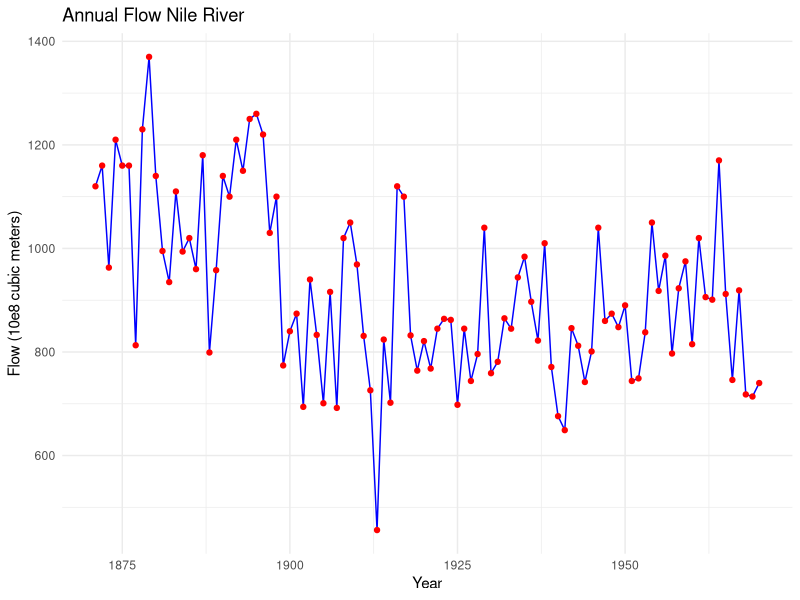

This chart was generated by the following R code:
## ---- chunk 1
#| label: load-libraries-data-prep
#| message: false
library(knitr)
library(ggplot2)

Nile_summary_array <- as.array(summary(Nile))
dimnames(Nile_summary_array) <- list(c("Minimum", "First Quartile", "Median", "Mean", "Third Quartile", "Maximum"))
# Convert array to a data frame
Nile_summary_df <- data.frame(Statistic = names(Nile_summary_array), Annual_Flow = as.vector(Nile_summary_array))

## ---- chunk 2
#| label: tbl-nile-data-summary
#| tbl-cap: "Summary of Nile Data Set"
#| tbl-colwidths: [20,15]
#| layout-ncol: 1


# Display the table with kable
kable(Nile_summary_df)
## ---- chunk 3
#| label: fig-nile-time-series-plot
#| fig-width: 10
#| fig-height: 5
#| fig-cap: "Annual Flow of River Nile 1871-1970"


# Convert Nile dataset into a dataframe with a numeric year
nile_df <- data.frame(Year = as.numeric(time(Nile)), Flow = as.numeric(Nile))

# Plot with ggplot2 without the warning
ggplot(nile_df, aes(x = Year, y = Flow)) +
  geom_line(color = "blue") +
  geom_point(color = "red") +
  labs(title = "Annual Flow Nile River",
       x = "Year",
       y = "Flow (10e8 cubic meters)") +
  theme_minimal()
## ---- chunk 4
#| label: investigate-1898
#| message: false


# Pre-1898 data
pre_1898_data <- Nile[time(Nile) <= 1898]
pre_summary <- summary(pre_1898_data)

# Post-1898 data
post_1898_data <- Nile[time(Nile) > 1898]
post_summary <- summary(post_1898_data)


## ---- chunk 5
#| label: tbl-nile-pre-post
#| tbl-cap: "Annual Flow Pre and Post 1898"
#| tbl-colwidths: [20,15,15]
#| layout-ncol: 1

# Create a data frame for display
summary_table <- data.frame(
  Statistic = names(Nile_summary_array),
  Pre_1898 = round(as.numeric(pre_summary),2),
  Post_1898 = round(as.numeric(post_summary),2)
)

# Display the table using kable
kable(summary_table)
